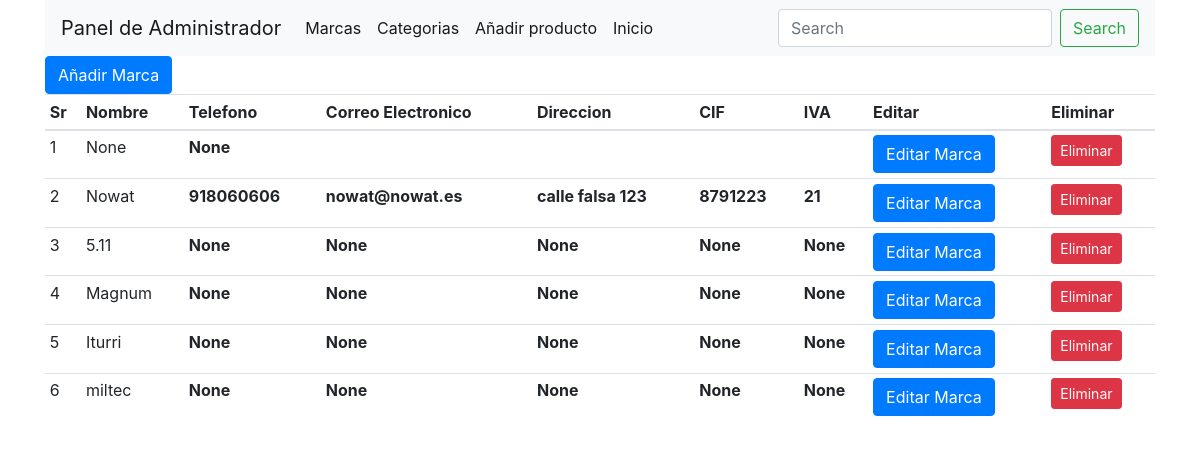
Screenshot of /brands (signed in) with the database file from the repository.
### shop/products/models.py (models this page shows)
class Brand(db.Model):
    id = db.Column(db.Integer, primary_key=True)
    name = db.Column(db.String, nullable=False, unique=True)
    phone = db.Column(db.String, nullable=True, unique=True)
    email = db.Column(db.String, nullable=True, unique=True)
    address = db.Column(db.String, nullable=True, unique=True)
    CIF = db.Column(db.String, nullable=True, unique=True)
    IVA = db.Column(db.Integer, nullable=True, unique=False)

### shop/admin/routes.py (the view)
@app.route('/brands', methods=['GET', 'POST'])  # Administrador.
def brands():
    if 'email' not in session:
        flash(f'Inicie sesion antes, por favor', 'danger')
        return redirect(url_for('login'))
    form = Addbrands(request.form)
    if request.method == "POST":
        phone = form.phone.data
        email = form.email.data
        address = form.address.data
        CIF = form.CIF.data
        IVA = form.IVA.data
        getbrand = request.form.get('brand')
        brand = Brand(name=getbrand, phone=phone, email=email, address=address, CIF=CIF, IVA=IVA)
        db.session.add(brand)
        flash(f'The Brand {getbrand} was added to your database', 'success')
        db.session.commit()
        return redirect(url_for('brands', form=form))
    elif request.method == 'GET':
        brands = Brand.query.order_by(Brand.id.desc()).all()
        return render_template('admin/brand.html', title="Brand page", brands=brands, form=form)

### shop/admin/forms.py
class Addbrands(Form):
    phone = StringField('Telefono:', [validators.DataRequired()])
    email = StringField('Email', [validators.Length(min=6, max=35), validators.Email()])
    address = StringField('Direccion:', [validators.DataRequired()])
    CIF = StringField('CIF:', [validators.DataRequired(), validators.Length(min=8, max=9)])
    IVA = StringField('IVA:', [validators.DataRequired()])

### shop/templates/admin/brand.html (shortened to what this page needs)
{% extends 'layout.html' %}
{% block content %}
{% include '_messages.html' %}
{% include '/admin/navbar.html' %}
<div class="container">
    <button type="button" class="btn btn-primary" data-toggle="modal" data-target="#addbrandmodal">
    Añadir Marca
    </button>
    <table class="table table-sm table-condensed table-hover">
     <thead><tr>
         <th>Sr</th>
         <th>Nombre</th>
         <th>Telefono</th>
         <th>Correo Electronico</th>
         <th>Direccion</th>
         <th>CIF</th>
         <th>IVA</th>
         <th>Editar</th>
         <th>Eliminar</th>
         </tr>
     </thead>
             <tbody>
                {% for brand in brands %}
             <tr>
                <td>{{loop.index}}</td>
                <td>{{brand.name}}</td>
                <th>{{brand.phone}}</th>
                <th>{{brand.email}}</th>
                <th>{{brand.address}}</th>
                <th>{{brand.CIF}}</th>
                <th>{{brand.IVA}}</th>
                 <td>
                    <button type="button" class="btn btn-primary" data-toggle="modal" data-target="#updatebrandmodal">Editar Marca</button>
                 </td>
                 <td>
                     <button onclick="deleteRequest('/brands/{{brand.id}}')" type="button" class="btn btn-danger btn-sm">Eliminar</button>
                 </td>
                {% endfor %}
             </tbody>
        </table>
</div>
        {% include '/products/addbrand.html' %}
{% endblock content %}

### rows the page displays
Brand: name "None", phone "None"
Brand: name "Nowat", phone "918060606", email "nowat@nowat.es", address "calle falsa 123", CIF "8791223", IVA "21"
Brand: name "5.11", phone "None", email "None", address "None", CIF "None", IVA "None"
Brand: name "Magnum", phone "None", email "None", address "None", CIF "None", IVA "None"
Brand: name "Iturri", phone "None", email "None", address "None", CIF "None", IVA "None"
Brand: name "miltec", phone "None", email "None", address "None", CIF "None", IVA "None"
